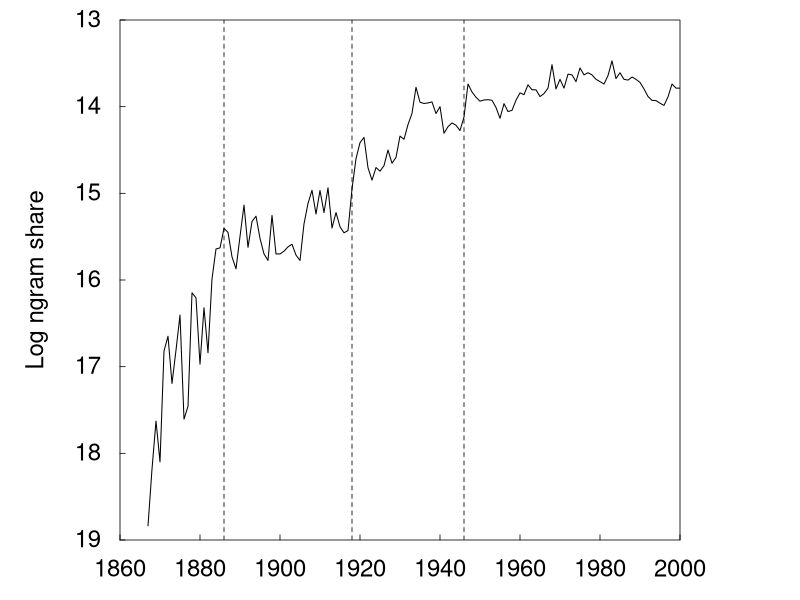
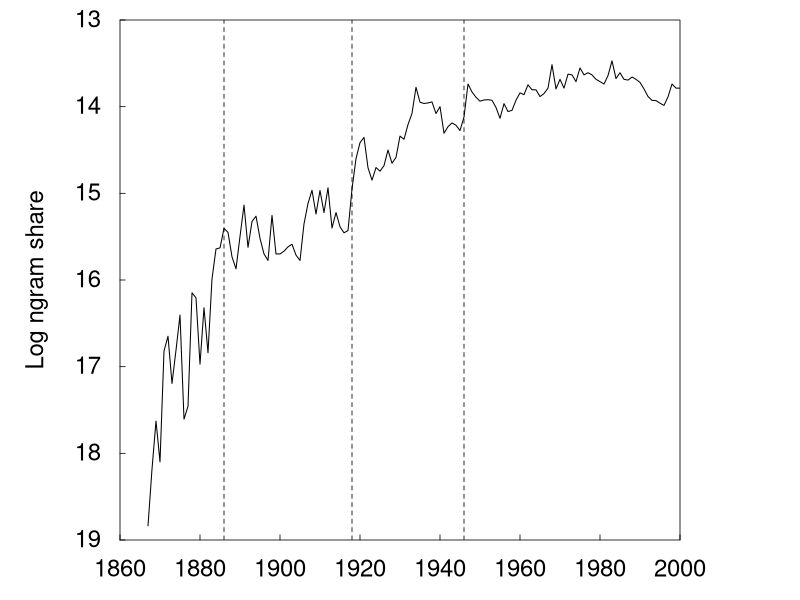
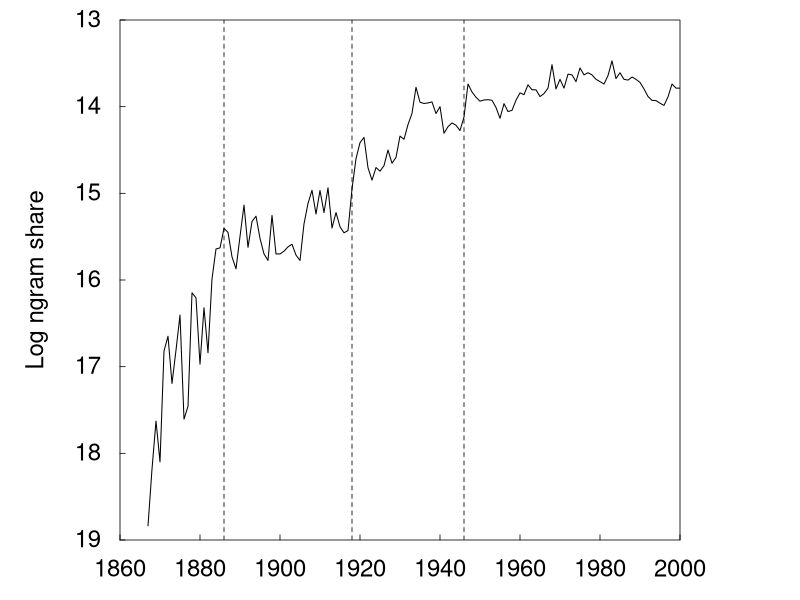

Reproduce these figures in R, in order.
# ====================================================================================
# Structural Break Analysis of Marx's N-Gram Share (1867-2000)
# This script analyzes structural breaks in the time series of English n-gram share 
# for "Karl Marx" using the Bai-Perron test
# ====================================================================================

# Set up environment ----------------------------------------------------------------
# Get the directory of this script and set working directory
sourceDir <- getSrcDirectory(function(dummy) {dummy})
setwd(sourceDir)

# Load required libraries
library(strucchange)

# Helper Functions -----------------------------------------------------------------
# Function to set up plot parameters for publication-quality figures
setup_plot <- function(width, height, top_margin = 0.2, bottom_margin = 0.6, 
                       left_margin = 1.2, right_margin = 1.2) {
  par(pin = c(width - left_margin - right_margin, 
              height - top_margin - bottom_margin))
  par(mai = c(bottom_margin, left_margin, top_margin, right_margin))
  par(family = "sans",
      cex = 1.2,
      cex.axis = 1.2,
      cex.lab = 1.2,
      tck = 0.01,
      lwd = 0.8,
      las = 1,
      mgp = c(3, 0.8, 0))
}

# Function to format axis labels
format_labels <- function(x) {
  gsub("-", "\uad", format(x, scientific = FALSE, trim = TRUE))
}

# Function to create the actual plot
create_plot <- function(ts_data, breaks) {
  # Initialize plot
  plot(ts_data, 
       type = "n",
       xlab = " ",
       ylab = "Log n\uadgram share",
       xlim = c(1860, 2000),
       ylim = c(-19, -13),
       xaxs = "i",
       yaxs = "i",
       axes = FALSE)
  
  # Add custom axes
  axis(1, at = seq(1860, 2000, by = 20), 
       labels = format_labels(seq(1860, 2000, by = 20)), 
       lwd = 0, lwd.ticks = 0.8, padj = -0.1)
  axis(2, at = pretty(range(ts_data)), 
       labels = format_labels(pretty(range(ts_data))), 
       lwd = 0, lwd.ticks = 0.8, padj = 0.4)
  
  # Add plot elements
  box(lwd = 0.8)
  lines(ts_data, col = "black", lwd = 1)
  
  # Add breakpoint lines
  abline(v = breaks, lty = 2, col = "black")
}

# Main Analysis Function -----------------------------------------------------------
create_structural_break_analysis <- function(save_pdf = TRUE, save_png = TRUE) {
  # Set plot dimensions
  plot_width <- 9.2  # inches
  plot_height <- 5   # inches
  
  # Read and prepare data
  data <- read.csv("all_authors_with_citations_and_indicators.csv")
  data$Year <- as.numeric(as.character(data$Year))
  
  # Filter data for Karl Marx (1867-2000)
  data_filtered <- subset(data, Name == "Karl Marx" & Year >= 1867 & Year <= 2000)
  data_filtered <- na.omit(data_filtered)
  
  # Create time series
  ts_data <- ts(log(data_filtered$cite_English), 
                start = min(data_filtered$Year), 
                end = max(data_filtered$Year), 
                frequency = 1)
  
  # Perform Bai-Perron test
  bp_test <- breakpoints(ts_data ~ 1)
  breaks <- breakdates(bp_test)
  
  # Save as PDF
  if(save_pdf) {
    pdf("Structural_breaks.pdf", width = plot_width, height = plot_height)
    setup_plot(plot_width, plot_height)
    create_plot(ts_data, breaks)
    dev.off()
  }
  
  # Save as PNG
  if(save_png) {
    png("Structural_breaks.png", 
        width = plot_width, height = plot_height,
        units = "in", res = 300)
    setup_plot(plot_width, plot_height)
    create_plot(ts_data, breaks)
    dev.off()
  }
  
  # Create plot in the current device (usually screen)
  setup_plot(plot_width, plot_height)
  create_plot(ts_data, breaks)
  
  # Return analysis results
  return(list(
    breakpoints = breaks,
    test_summary = summary(bp_test),
    time_series = ts_data
  ))
}

# Execute Analysis ----------------------------------------------------------------
results <- create_structural_break_analysis(save_pdf = TRUE, save_png = TRUE)

# Print Results ------------------------------------------------------------------
cat("\nStructural Break Analysis Results:\n")
cat("=================================\n")
print(results$test_summary)
cat("\nBreak Points Occurred in Years:\n")
print(results$breakpoints)
